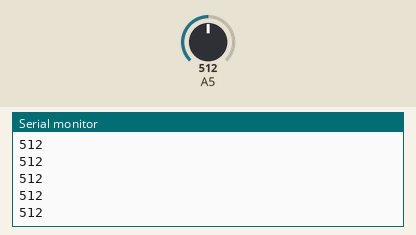
Recording of a sketch running on a simulated Arduino Uno, built with avr-gcc and run on an emulated ATmega328P. Parts: the last lines printed to the serial monitor. The test bench sets the inputs (shaded band); at power-on: A5 = 512.

Above: at 1.2 s.
1.3 s: A5 set to 716
At 1.31 s:
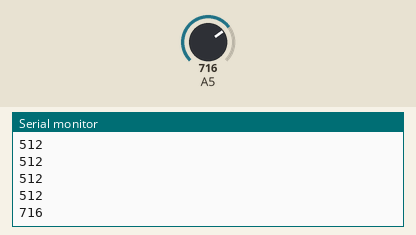
2.8 s: A5 set to 900
At 2.81 s:
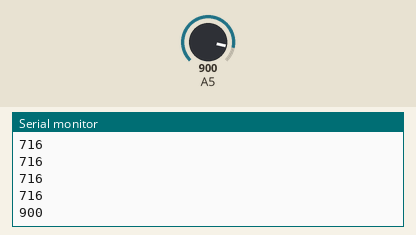
Timing chart, 0 to 5.8 s (numbered marks = the images above; inputs shaded):
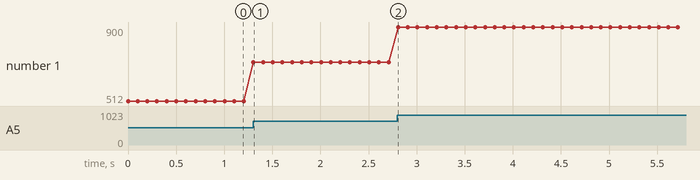

The sketch:

Variable_resistor.ino
```cpp
int val = 0;

// the setup function runs once when you press reset or power the board
void setup() {
  // initialize digital pin LED_BUILTIN as an output.
  pinMode(A5, INPUT);
  Serial.begin(9600);
}

// the loop function runs over and over again forever
void loop() {
  val = analogRead(A5);
  Serial.println(val);
  delay(100);
}
```

Measured:
- after the input at 1.3 s, the serial monitor: prints a new line at once (image 1)
- after the input at 2.8 s, the serial monitor: prints a new line at once (image 2)
- plotted number 1: 512 → 716 after the input at 1.3 s, 716 → 900 after the input at 2.8 s
